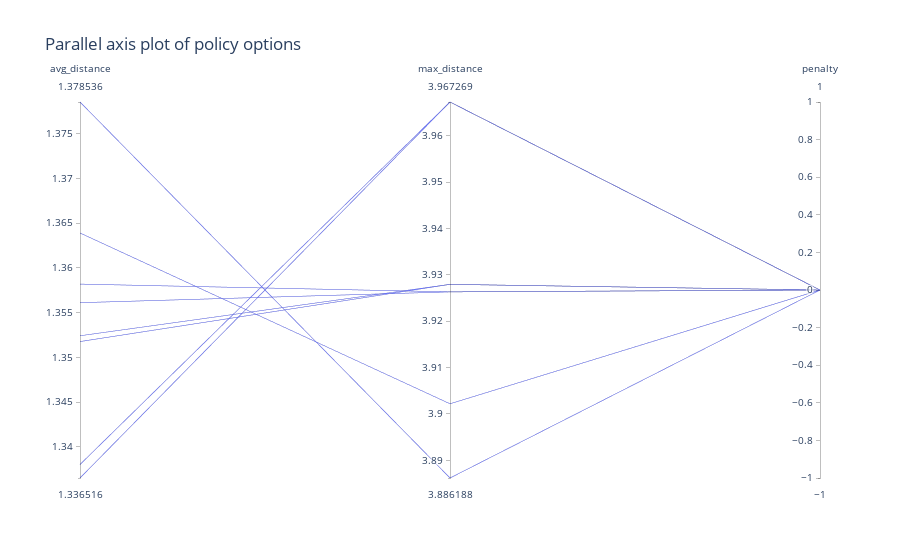

The code cell stored with this chart in its notebook:
### Code cell
objectives_0f = objectives_0[objectives_0.max_distance<4.2]
variables_0f = variables_0[objectives_0.max_distance<4.2]


fig = px.parallel_coordinates(objectives_0f, 
                              #color="nb_facs", 
                              #dimensions = ["0","1","2","3"],
                              color_continuous_scale=px.colors.diverging.Tealrose,
                              #color_continuous_midpoint=4.5,
                              title="Parallel axis plot of policy options")
fig.show()

### Figure 1 — Plotly figure (JSON) as saved in the notebook; plotly's stock layout.template omitted (floating-point values rounded to 4 significant figures)
{"data": [{"dimensions": [{"label": "avg_distance", "values": [1.337, 1.379, 1.356, 1.364, 1.352, 1.358, 1.338, 1.352]}, {"label": "max_distance", "values": [3.967, 3.886, 3.926, 3.902, 3.928, 3.926, 3.967, 3.928]}, {"label": "penalty", "values": [0, 0, 0, 0, 0, 0, 0, 0]}], "domain": {"x": [0, 1], "y": [0, 1]}, "name": "", "type": "parcoords"}], "layout": {"legend": {"tracegroupgap": 0}, "title": {"text": "Parallel axis plot of policy options"}}}
